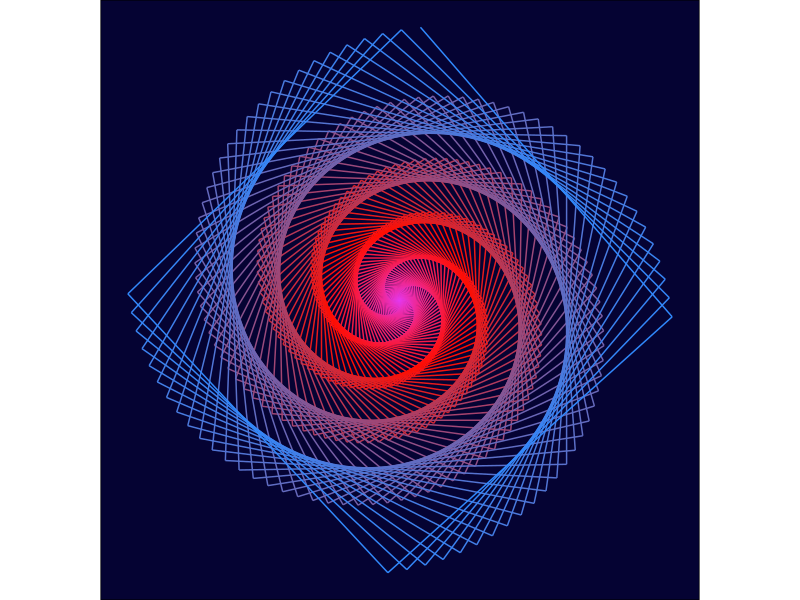
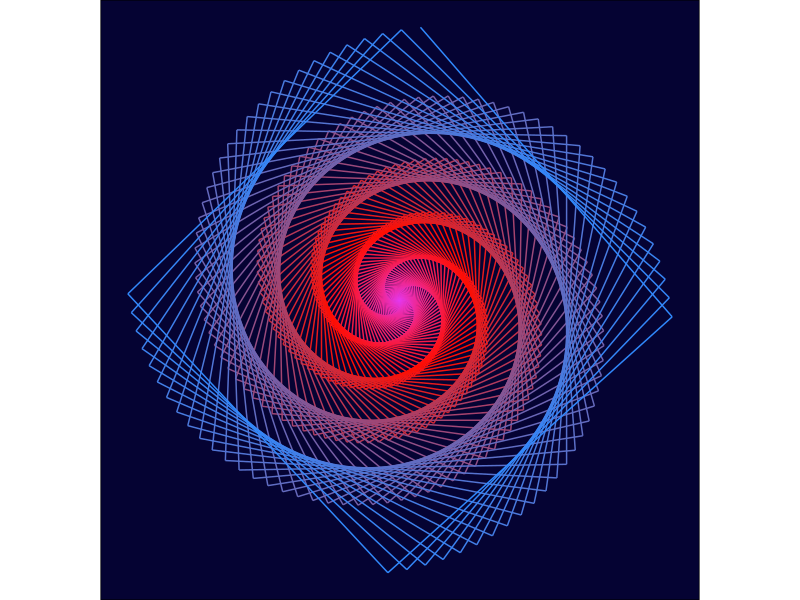

Generate these figures, in order, with R:
library(tidyverse)

# Paramètres à changer pour la figure
Increment <- 88 # angle entre chaque trait
NPoints <- 500 # Nombre de points
Couleurs <- c("#e23bff", "#ff0d00", "#308aff") # Les 3 couleurs pour le tracé
Longueur <- 1 # Taille du segment
Augmentation <- 1.5

# Pour manipuler les couleurs
Chiffres <- c(0:9, LETTERS[1:6])
HexaToBin <- function(col) {
  Hexa <- str_to_upper(col)
  Hexa <- 16 * (match(str_sub(Hexa, 1, 1), Chiffres) - 1) + (match(str_sub(Hexa, 2, 2), Chiffres) - 1)
  return(Hexa)
}
BinToHexa <- function(col) paste0(Chiffres[1 + col %/% 16], Chiffres[1 + col %% 16])

# Construction du tableau de données : on fait un segment de plus en plus grand avec un angle fixe entre chaque
Angle <- 0
if (NPoints %% 2 == 1) NPoints <- NPoints - 1
RGBCouleurs <- map(Couleurs, str_sub, c(2, 4, 6), c(3, 5, 7)) %>% 
  map(~ map_dbl(.x, HexaToBin))
VecteurCouleurs <- c(
  map_chr(seq_len(NPoints / 2), ~ rgb(RGBCouleurs[[1]][[1]] + (.x * 2 / NPoints) * (RGBCouleurs[[2]][1] - RGBCouleurs[[1]][[1]]),
                                      RGBCouleurs[[1]][[2]] + (.x * 2 / NPoints) * (RGBCouleurs[[2]][2] - RGBCouleurs[[1]][[2]]),
                                      RGBCouleurs[[1]][[3]] + (.x * 2 / NPoints) * (RGBCouleurs[[2]][3] - RGBCouleurs[[1]][[3]]),
                                      maxColorValue = 255)),
  map_chr(seq_len(NPoints / 2), ~ rgb(RGBCouleurs[[2]][[1]] + (.x * 2 / NPoints) * (RGBCouleurs[[3]][1] - RGBCouleurs[[2]][[1]]),
                                      RGBCouleurs[[2]][[2]] + (.x * 2 / NPoints) * (RGBCouleurs[[3]][2] - RGBCouleurs[[2]][[2]]),
                                      RGBCouleurs[[2]][[3]] + (.x * 2 / NPoints) * (RGBCouleurs[[3]][3] - RGBCouleurs[[2]][[3]]),
                                      maxColorValue = 255))
)  
SegmentsATracer <- tibble(num_pt = seq_len(NPoints),
                          x = NA_real_,
                          xend = NA_real_,
                          y = NA_real_,
                          yend = NA_real_,
                          couleur = NA_character_)
x0 <- 0
y0 <- 0
for (i in seq_len(NPoints)) {
  x <- x0 + Longueur * i ^ Augmentation * cos(Angle * pi / 180)
  y <- y0 + Longueur * i ^ Augmentation * sin(Angle * pi / 180)
  SegmentsATracer[i, 2:5] <- tibble_row(x0, x, y0, y)
  SegmentsATracer[i, 6] <- VecteurCouleurs[i]
  x0 <- x
  y0 <- y
  Angle <- Angle + 89
}

# Tracé et sauvegarde
(BeauGraphe <- ggplot(SegmentsATracer, aes(x = x, y = y, xend = xend, yend = yend, color = couleur)) +
    geom_segment() +
    theme_void() +
    scale_color_identity() +
    coord_fixed(ratio = 1) +
    theme(plot.background = element_rect(fill = "#050333"),
          panel.background = element_rect(fill = "#050333")))
ggsave(BeauGraphe, filename = paste0(dirname(rstudioapi::getSourceEditorContext()$path), "/carre_tournant.png"),
       device = "png", height = 8, width = 8)
